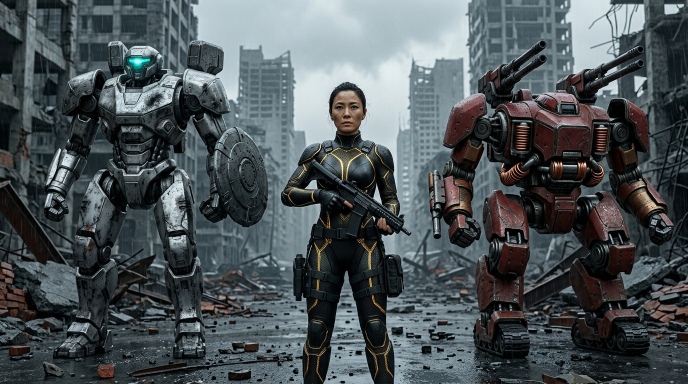
#> input picture research/grok_ige_shq_runnable_v1.0/source/IGE_SHQ_GitHub_Verifiable_Package_v1.0/assets/s0_battlefield_keep_1376x768.jpg, 1376 x 768 px (shown at 1/2 size)
$ python -i shq_method_harness_abc.py   (imports and definitions only)   (older library calls are emulated)
#> lines starting #> are read from the running program, lines starting #| are printed output that depends on the picture
#!/usr/bin/env python3
# -*- coding: utf-8 -*-
"""
SHQ Method Harness ABC · write 01472
====================================
KILL: 01433 ranking / PASS_C2-as-geometry is invalid.
BUILD: fair A/B/C acceptance layers referencing named STICK flows:
  換涯人 / 機炸回 / 新畫女 / 回車大炮 / 四態反 / 外力GROK / 新女畫V2 / 外力反 V2.1

Hard contracts
--------------
1. Control: within one scene, ALL methods share frozen KEEP, EMPTY, HOLE,
   peeps, elev, donor crop. Only the return method changes.
2. Ownership: peep masks are mutually exclusive (M_i ∩ M_j = ∅).
3. Permission: outside is measured against FROZEN M_hole, never method-grown union.
4. Layers do not substitute:
   A = single-method on frozen inputs
   B = multi-part compose + seam/ownership
   C = multi-scene block design (same method matrix each scene)
5. Name ≠ implementation: aliases collapse; false NEURAL/GUIDED renamed.

ACCEPT_FULL_HD = false  (harness structure only; not C5 production)

Usage
-----
  python3 shq_method_harness_abc.py selftest
  python3 shq_method_harness_abc.py kill-note
  python3 shq_method_harness_abc.py list-methods
  python3 shq_method_harness_abc.py list-sticks
  python3 shq_method_harness_abc.py init-scene --out runs/S01 --preset synth_cliff
  python3 shq_method_harness_abc.py run-A --scene runs/S01 --out runs/S01/A
  python3 shq_method_harness_abc.py run-B --scene runs/S01 --out runs/S01/B
  python3 shq_method_harness_abc.py run-C --scenes runs/S01,runs/S02 --out runs/C_MATRIX
  python3 shq_method_harness_abc.py rank-forbid  # prints why 01433 rank is illegal
"""
from __future__ import annotations

import argparse
import hashlib
import json
import math
import sys
from dataclasses import dataclass, field, asdict
from pathlib import Path
from typing import Any, Callable, Dict, List, Optional, Tuple

import cv2
import numpy as np

try:
    from shq_audit_force import audit_report as _audit_report
except Exception:  # pragma: no cover
    _audit_report = None

WRITE_ID = "01472"
FORMAL = "SHQ_KILL01433_HARNESS_ABC_V1"
ACCEPT_FULL_HD = False
VERSION = "1.0.0"

# ---------------------------------------------------------------------------
# 0. KILL card for 01433
# ---------------------------------------------------------------------------

KILL_01433 = {
    "write_id": WRITE_ID,
    "kills": "01433",
    "formal_killed": "SHQ_RESET_EACH_RETURN_UNIQUE_SRC_01433",
    "verdict": "INVALID_AS_METHOD_RANKING_AND_GEOMETRY_ACCEPTANCE",
    "may_keep_as": "sample_policy_only: do not reuse same L0 subjects across methods (OK as sample hygiene)",
    "must_not_cite_for": [
        "22-method ranking",
        "PASS_C2 geometry success",
        "18-part completion",
        "true REMOVE proof",
        "native HD proof",
        "ACCEPT_FULL_HD",
    ],
    "faults": [
        "unique-src confounds method × scene × shape × mask × donor",
        "band peeps overlap + sequential overwrite",
        "at most 9 band peeps ≠ 18 semantic parts",
        "Telea EMPTY ≠ true same-camera REMOVE",
        "name ≠ code (R01/R02/R08/R21/R22 collapse; fake NEURAL/GUIDED)",
        "outside uses method-grown union (permission self-expansion)",
        "dens→resize-back + donor HF ≠ native densify",
        "JPEG Q90 + whole-image NCC distorts report",
    ],
    "fix_first": [
        "mutex peep ownership",
        "frozen M_hole permission gate",
        "true method independence (merge aliases)",
    ],
}


def cmd_kill_note(_: argparse.Namespace) -> int:
    print(json.dumps(KILL_01433, ensure_ascii=False, indent=2))
    return 0


# [8 lines left out: function cmd_rank_forbid, not called in this run]


# ---------------------------------------------------------------------------
# 1. Named STICK flow recipes (reference only · not full skill engines)
# ---------------------------------------------------------------------------

STICK_FLOWS: Dict[str, Dict[str, Any]] = {
    "STICK_HUAN_YA_REN": {
        "zh": "換涯人",
        "write": "01439",
        "pipeline": ["SRC", "PEEP", "HD_ELEV", "EMPTY", "LOCK_PASTE", "IC?", "SOLE?"],
        "frozen": ["SRC", "M_hole", "peep_corners"],
        "gates": ["elev_remap=false", "outside_vs_frozen_hole=0", "head_in"],
        "not": ["freeframe", "outside=0 as visual success"],
    },
    "STICK_JI_ZHA_HUI": {
        "zh": "機炸回",
        "write": "01441",
        "pipeline": [
            "SRC",
            "PARTMAP_TEACH",
            "EXPLODE",
            "TUIDI_4CORNER",
            "MAT_STRUCTURE_LOCK",
            "HARDPASTE_MATLOCK",
            "GUIDED_FULL_MAT",
        ],
        "frozen": ["frame_corners=image_border", "elev_remap=false", "alpha_XOR=0"],
        "gates": ["mutex parts", "structure_hole_fix"],
        "not": ["explode as freeframe home", "HUAN_YA_REN peep"],
    },
    "STICK_XIN_HUA_NV": {
        "zh": "新畫女",
        "write": "01443",
        "pipeline": ["a8b", "ST1_IP", "ST2_FACELOCK", "PATH1E_PLATE", "ECC", "ET_GEO"],
        "frozen": ["a8b identity"],
        "gates": ["plate only inside hole"],
        "not": ["bare a8b direct ECC", "cliff peep"],
    },
    "STICK_HUI_CHE_DA_PAO": {
        "zh": "回車大炮",
        "write": "01445",
        "pipeline": ["L1_3SUBJ_18PART", "S2_HIERARCHY_T", "EMPTY", "MULTI_RETURN"],
        "frozen": ["relative tree", "part peep elev"],
        "gates": ["no color-band scramble", "no SUCCESS without peep SOLO"],
        "not": ["single-mecha PARTMAP only"],
    },
    "STICK_FOUR_ANTI_ARCH": {
        "zh": "四態反",
        "write": "01448",
        "pipeline": ["GEN", "REMOVE", "HOLE", "DIFF", "ANTI_each"],
        "frozen": ["StateBus", "invariants_1_6"],
        "gates": ["independent PASS ≠ combinable"],
        "not": ["local gate as global PASS"],
    },
    "STICK_WAI_LI_GROK": {
        "zh": "外力GROK",
        "write": "01466",
        "pipeline": ["Imagine_REMOVE_part", "Imagine_REMOVE_bg", "Imagine_GEN_in_hole"],
        "frozen": ["CLIP_from_chu_bei_only"],
        "gates": ["no self-peep"],
        "not": ["bbox self peep as CLIP"],
    },
    "STICK_XIN_NV_V2": {
        "zh": "新女畫V2",
        "write": "01464",
        "pipeline": ["a8b", "WLF3_hole_seat", "Nx_layer_anti"],
        "frozen": ["hole seat", "PATH1E in hole only"],
        "gates": ["no-hole-return = textbook fail"],
        "not": ["V1 default for face return"],
    },
    "STICK_WAI_LI_FAN_V2": {
        "zh": "外力反 V2.1",
        "write": "01469-01470",
        "pipeline": [
            "chu_bei→CLIP",
            "chu_part→HOLE+MARK",
            "GEN_in_hole",
            "hardpaste",
            "ANTI_board",
            "TunePack",
        ],
        "frozen": ["M_hole", "MARK", "elev_remap=false"],
        "gates": ["CLIP_from_chu_bei", "outside_max=0", "any_object TunePack"],
        "not": ["type-A constants for type-B"],
    },
}


# [6 lines left out: function cmd_list_sticks, not called in this run]


# ---------------------------------------------------------------------------
# 2. Method registry — honest implementation map
# ---------------------------------------------------------------------------

@dataclass
class MethodSpec:
    method_id: str
    family: str
    impl: str  # actual code path key
    distinct: bool
    alias_of: Optional[str] = None
    banned: bool = False
    note: str = ""


# True distinct return families (minimal honest set for harness A)
# Names that 01433 claimed as 22 are collapsed here.
METHOD_REGISTRY: List[MethodSpec] = [
    MethodSpec("R01_HARDPASTE_ALPHA", "hardpaste", "hardpaste", True, note="bit-exact alpha hardpaste"),
    MethodSpec("R02_HARDPASTE_ON_EMPTY", "hardpaste", "hardpaste", False, alias_of="R01_HARDPASTE_ALPHA", note="01433 identical branch"),
    MethodSpec("R03_SOFT_FEATHER_2", "feather", "feather2", True),
    MethodSpec("R04_SOFT_FEATHER_5", "feather", "feather5", True),
    MethodSpec("R05_MULTIBAND_PYRAMID", "multiband", "multiband", True, banned=True, note="01433 gpyr early-return bug; banned until fixed"),
    MethodSpec("R06_ALPHA_ERODE1", "morph", "erode1", True, note="erodes alpha then hardpaste — still gated by FROZEN hole"),
    MethodSpec("R07_ALPHA_DILATE1", "morph", "dilate1", True, note="dilate only for blend inside hole; cannot expand permission"),
    MethodSpec("R08_CORNERS4_CLIP", "hardpaste", "hardpaste", False, alias_of="R01_HARDPASTE_ALPHA", note="no independent 4corner logic in 01433"),
    MethodSpec("R09_FULL_ROI_BLOAT", "bloat", "bloat_roi", True, banned=True, note="permission self-expansion pattern — banned"),
    MethodSpec("R10_EDGE_PRESERVE", "filter", "edge_preserve", True, note="was misnamed GUIDED/NEURAL"),
    MethodSpec("R11_ALPHA_GAUSS", "feather", "gauss3", True, banned=True),
    MethodSpec("R12_HF_RESIDUAL", "hf", "hf_only", True),
    MethodSpec("R13_COPY_PEEP_NO_ELEV", "copy", "copy_peep", True),
    MethodSpec("R14_DENS_U_NO_MS", "dens", "dens_u", True, note="was fake NEURAL"),
    MethodSpec("R15_POISSON_APPROX", "poisson", "poisson_approx", True, banned=True),
    MethodSpec("R16_MAX_BLEND", "blend", "max_blend", True),
    MethodSpec("R17_MIN_BLEND", "blend", "min_blend", True),
    MethodSpec("R18_SCREEN_BLEND", "blend", "screen", True),
    MethodSpec("R19_OVERLAY_BLEND", "blend", "overlay", True),
    MethodSpec("R20_SOBEL_WEIGHT", "edge", "sobel_w", True),
    MethodSpec("R21_DOUBLE_HARDPASTE", "hardpaste", "hardpaste", False, alias_of="R01_HARDPASTE_ALPHA", note="01433 not sequential KEEP→EMPTY chain"),
    MethodSpec("R22_ZERO_FEATHER", "hardpaste", "hardpaste", False, alias_of="R01_HARDPASTE_ALPHA"),
]


def distinct_methods() -> List[MethodSpec]:
    return [m for m in METHOD_REGISTRY if m.distinct and not m.banned]


# [11 lines left out: function cmd_list_methods, not called in this run]


# ---------------------------------------------------------------------------
# 3. Scene bundle — frozen inputs
# ---------------------------------------------------------------------------

def ensure_dir(p: Path) -> Path:
    p.mkdir(parents=True, exist_ok=True)
    return p


def sha256_bytes(b: bytes) -> str:
    return hashlib.sha256(b).hexdigest()


def sha256_img(img: np.ndarray) -> str:
    return sha256_bytes(np.ascontiguousarray(img).tobytes())


# [15 lines left out: functions save_img, load_img, not called in this run]


@dataclass
class Peep:
    peep_id: str
    part_role: str  # head|torso|leg|mecha_part|full_subject|...
    subject_id: str
    # exclusive ownership mask on full canvas
    mask: np.ndarray  # uint8 0/255 full HxW
    # peep crop (RGB) and elev (RGB) same spatial size as bbox of mask
    peep_rgb: np.ndarray
    elev_rgb: np.ndarray
    bbox: Tuple[int, int, int, int]  # x0,y0,x1,y1


@dataclass
class SceneBundle:
    """Frozen control inputs for one scene — shared by all methods."""
    scene_id: str
    stick_hint: str
    keep: np.ndarray  # BGR
    empty: np.ndarray  # BGR  (honest empty: from construction, not Telea-from-self for synth)
    hole: np.ndarray  # uint8 0/255 FROZEN permission
    peeps: List[Peep]
    meta: Dict[str, Any] = field(default_factory=dict)

    # [537 lines left out: functions assert_invariants, save, load, _draw_subject, make_mutex_parts, synth_scene and 5 more, not called in this run]


def run_layer_B(scene: SceneBundle, out: Path) -> Dict[str, Any]:
    """
    B: composition acceptance — mutex, seam, order independence, material continuity proxy.
    Uses hardpaste family as compose reference (not a ranking).
    """
    ensure_dir(out)
    # 1) mutex already asserted
    mutex_ok = True
    try:
        scene.assert_invariants()
    except AssertionError as e:
        mutex_ok = False
        mutex_err = str(e)
    else:
        mutex_err = ""

    # 2) order independence: reverse peep order must match
    base = scene.empty
    m = MethodSpec("B_HARD", "hardpaste", "hardpaste", True)
    rec1 = apply_method(m, base, scene)
    scene_rev = SceneBundle(
        scene_id=scene.scene_id,
        stick_hint=scene.stick_hint,
        keep=scene.keep,
        empty=scene.empty,
        hole=scene.hole,
        peeps=list(reversed(scene.peeps)),
        meta=scene.meta,
    )
    rec2 = apply_method(m, base, scene_rev)
    img1, img2 = rec1.pop("image"), rec2.pop("image")
    rec1.pop("used_mask", None)
    rec2.pop("used_mask", None)
    order_maxdiff = int(np.abs(img1.astype(np.int16) - img2.astype(np.int16)).max())
    order_independent = order_maxdiff == 0

    save_img(out / "RETURN_ORDER_FWD.png", img1)
    save_img(out / "RETURN_ORDER_REV.png", img2)

    # 3) seam proxy: gradient jump across peep boundaries inside hole
    seam_score = _seam_score(img1, scene)

    # 4) outside vs frozen
    outside = outside_max(img1, base, scene.hole)

    status = "PASS_B"
    reasons = []
    if not mutex_ok:
        status = "FAIL_B_MUTEX"
        reasons.append(mutex_err)
    if not order_independent:
        status = "FAIL_B_ORDER"
        reasons.append(f"order_maxdiff={order_maxdiff}")
    if outside != 0:
        status = "FAIL_B_OUTSIDE"
        reasons.append(f"outside={outside}")

    report = {
        "layer": "B",
        "write_id": WRITE_ID,
        "scene_id": scene.scene_id,
        "status": status,
        "reasons": reasons,
        "mutex_ok": mutex_ok,
        "order_independent": order_independent,
        "order_maxdiff": order_maxdiff,
        "outside_frozen_hole": outside,
        "seam_score": seam_score,
        "n_peeps": len(scene.peeps),
        "ACCEPT_FULL_HD": ACCEPT_FULL_HD,
        "note": "B tests compose; does not rank 22 methods",
    }
    (out / "REPORT_B.json").write_text(
        json.dumps(report, ensure_ascii=False, indent=2), encoding="utf-8"
    )
    return report


# [143 lines left out: functions _seam_score, run_layer_C, cmd_selftest, cmd_init_scene, cmd_run_A, cmd_run_B and 1 more, not called in this run]


# ---------------------------------------------------------------------------
# 8. Gold ingest (01439 換涯人 / 01441 機炸回 / 01464 新女畫V2)
# ---------------------------------------------------------------------------

IMAGINE_DIR = Path("/workspace/artifacts/imagine_images")
SETS_DIR = Path("/workspace/artifacts/SETS")

GOLD_PRESETS: Dict[str, Dict[str, Any]] = {
    "hyr": {
        "zh": "換涯人",
        "write": "01439",
        "stick": "STICK_HUAN_YA_REN",
        "proj": "PROJ_SHQ_HUAN_YA_REN_01439",
        "keep_key": "src_full",
        "elev_key": "hd_elev_cut",
        "final_key": "final_clean",
        "empty_mode": "proxy_grabcut_telea",  # no true EMPTY asset in gold set
        "parts": "person_3band",
    },
    "jzh": {
        "zh": "機炸回",
        "write": "01441",
        "stick": "STICK_JI_ZHA_HUI",
        "proj": "PROJ_SHQ_JI_ZHA_HUI_01441",
        "keep_key": "SRC_full_yard",
        "elev_key": None,
        "final_key": "BOARD_1_2_3",
        "empty_mode": "proxy_grabcut_telea",
        "parts": "person_3band",
    },
    "xnv2": {
        "zh": "新女畫V2",
        "write": "01464",
        "stick": "STICK_XIN_NV_V2",
        "proj": "PROJ_SHQ_XIN_NV_V2_01464",
        "keep_file": "L0.jpg",
        "empty_file": "chu_tou.jpg",  # 外力除头 → hole via kou
        "elev_file": "plate.jpg",
        "empty_mode": "true_diff_chu_tou",  # Imagine 外力 · better than Telea
        "parts": "head_focus",
    },
}


def _resolve_resolved_dir(proj: str) -> Path:
    return SETS_DIR / proj / "gold" / "resolved"


# [47 lines left out: functions _load_any, estimate_hole_grabcut, hole_from_kou, not called in this run]


def empty_from_hole(keep: np.ndarray, hole: np.ndarray) -> np.ndarray:
    return cv2.inpaint(keep, hole, 5, cv2.INPAINT_TELEA)


# [315 lines left out: functions peeps_from_hole, ingest_gold_preset, cmd_list_gold, cmd_ingest_gold, cmd_run_gold, main, not called in this run]


# [2 lines not run here, left out]

>>> import cv2
>>> picture = cv2.imread('../grok_ige_shq_runnable_v1.0/source/IGE_SHQ_GitHub_Verifiable_Package_v1.0/assets/s0_battlefield_keep_1376x768.jpg', cv2.IMREAD_GRAYSCALE)
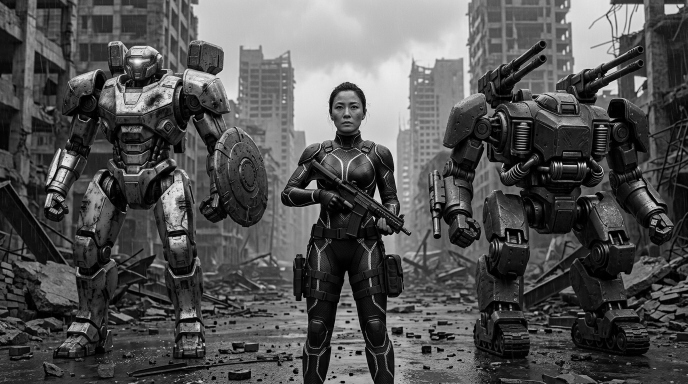
#> picture: shape (768, 1376) (shown at 1/2 size); min 0, max 254, mean 82
>>> result = run_layer_B(picture, 'out.png')
#> (the run stopped early here; a loop or call above may not have finished)

$ run again, on research/grok_ige_shq_runnable_v1.0/source/IGE_SHQ_GitHub_Verifiable_Package_v1.0/outputs/SHQ_GITHUB_LAYERED_SELF_PART_VERIFICATION_BOARD.jpg
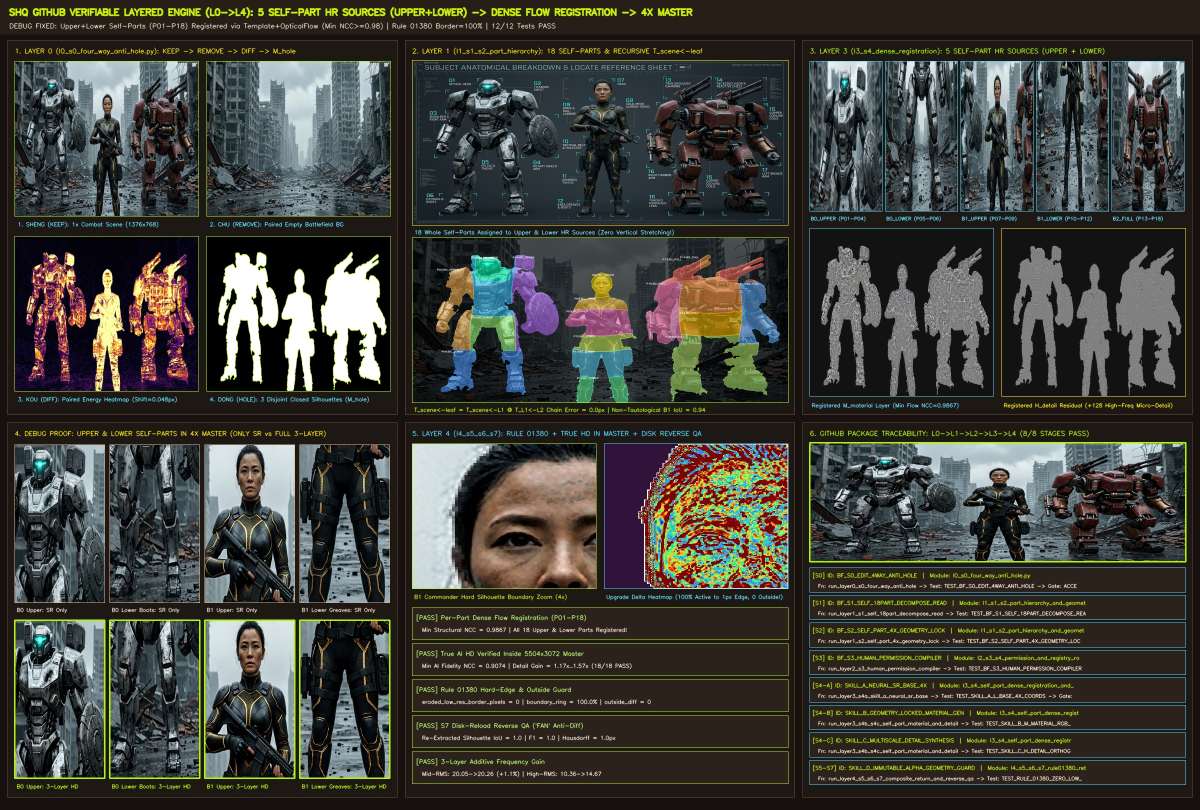
#> input picture research/grok_ige_shq_runnable_v1.0/source/IGE_SHQ_GitHub_Verifiable_Package_v1.0/outputs/SHQ_GITHUB_LAYERED_SELF_PART_VERIFICATION_BOARD.jpg, 2400 x 1620 px (shown at 1/2 size)
#> `picture = cv2.imread('../grok_ige_shq_runnable_v1.0/source/IGE_SHQ_Git..`:
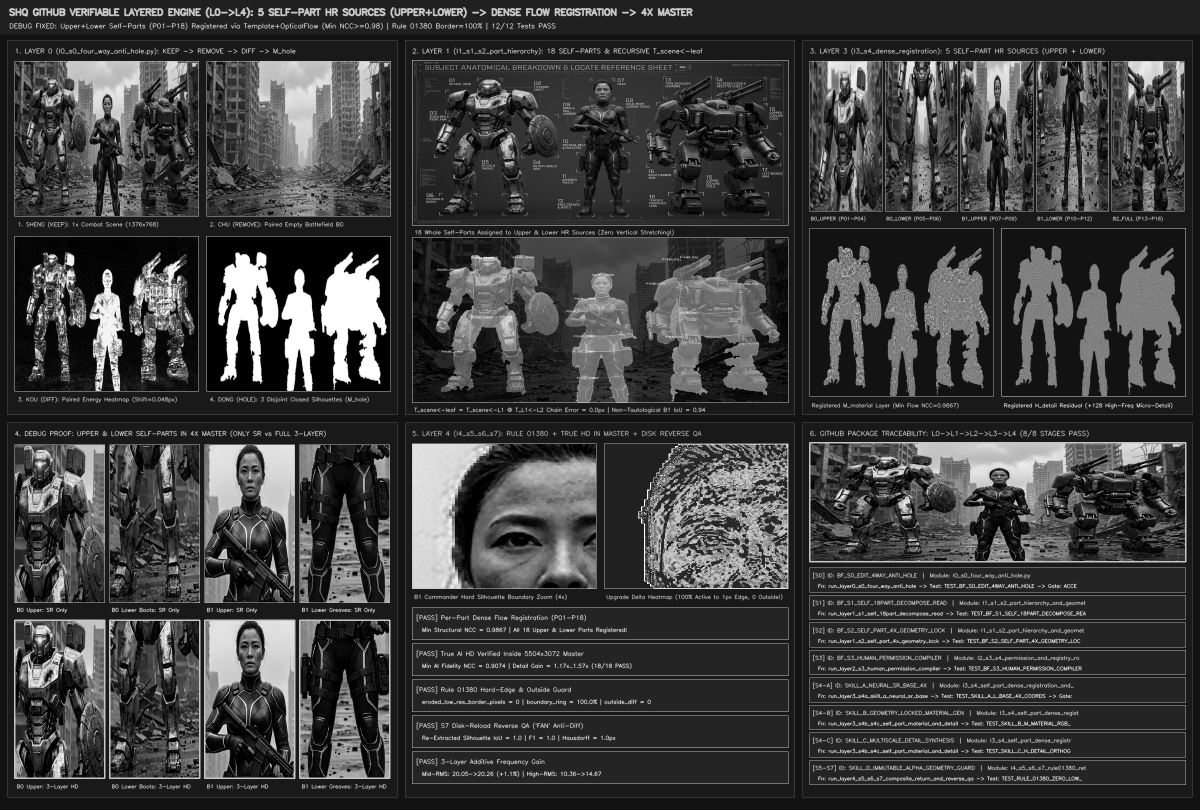
#> picture: shape (1620, 2400) (shown at 1/2 size); min 0, max 255, mean 62.6
